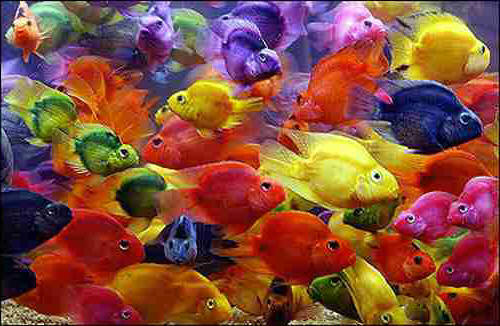
#> input picture fish.jpg, 500 x 326 px
$ python quantizeHSV.py
#> lines starting #> are read from the running program, lines starting #| are printed output that depends on the picture
#> further down, img is the input picture: shape (326, 500, 3); mean R, G, B 132.5, 77.5, 60.6
import numpy as np
import matplotlib.pyplot as plt
from imageio import imread, imwrite
from scipy.cluster.vq import vq,kmeans2
from skimage.color import rgb2hsv,hsv2rgb
import matplotlib.colors as matColor
import copy
#[outputImg, meanHues] = quantizeHSV(origImg, k)

def quantizeHSV(origImg,k):

#> called with k = 8
    row,col,d=origImg.shape
#> row = 326; col = 500; d = 3
    num_cluster=k
    HSVimg=matColor.rgb_to_hsv(origImg)
#> HSVimg: shape (326, 500, 3) float32; mean of channels 0, 1, 2 0.4, 0.7, 143
    dataset=np.reshape(HSVimg,(row*col,d))
    hueImg=np.double(dataset[:,0])
    meanHues, labels = kmeans2(hueImg, k)
#> meanHues = [0.879, 0.337, 0.757, 1.18, 0.972, 0.04, 0.665, 0.147]
    outputImg = HSVimg.copy()
    for i in range(row):
        for j in range(col):
            #print("i=",i,"j=",j)
            distance=np.abs(meanHues-outputImg[i][j][0])
            min=np.argmin(distance)
            outputImg[i,j,0]=meanHues[min]
#> outputImg: shape (326, 500, 3) float32; mean of channels 0, 1, 2 0.4, 0.7, 143
    meanHues = meanHues.flatten()
    outputImg = matColor.hsv_to_rgb(outputImg)
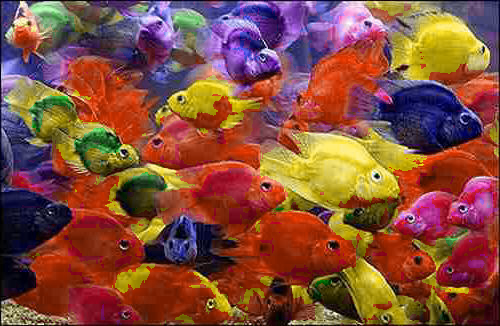
#> outputImg: shape (326, 500, 3) float32; mean R, G, B 132.6, 78.2, 60.5
    return outputImg,meanHues


if __name__ == "__main__":
    img=imread('fish.jpg')
    #plt.imshow(img)
    k=8
    outIMG,mean=quantizeHSV(img,k)
#> mean has the same summary as meanHues in quantizeHSV
    plt.imshow(outIMG)
    plt.show()
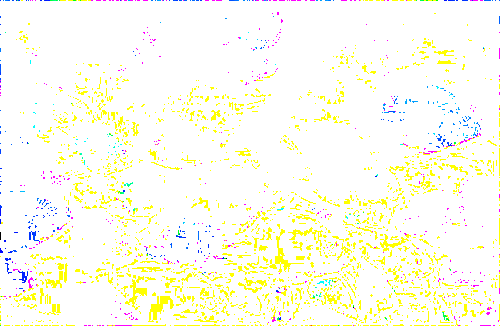
#> shown: shape (326, 500, 3) float32; mean R, G, B 0.993, 0.991, 0.928
